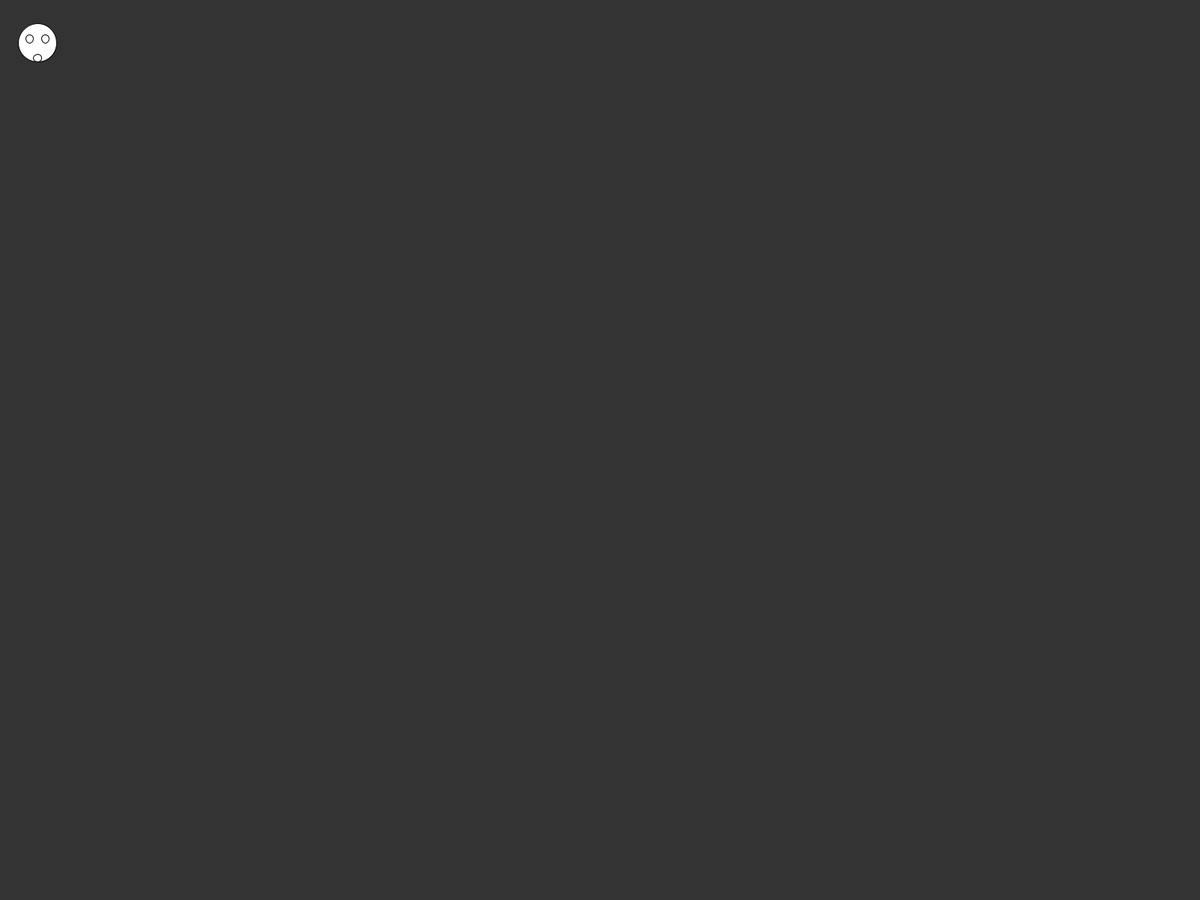
Frame 1 (no input)
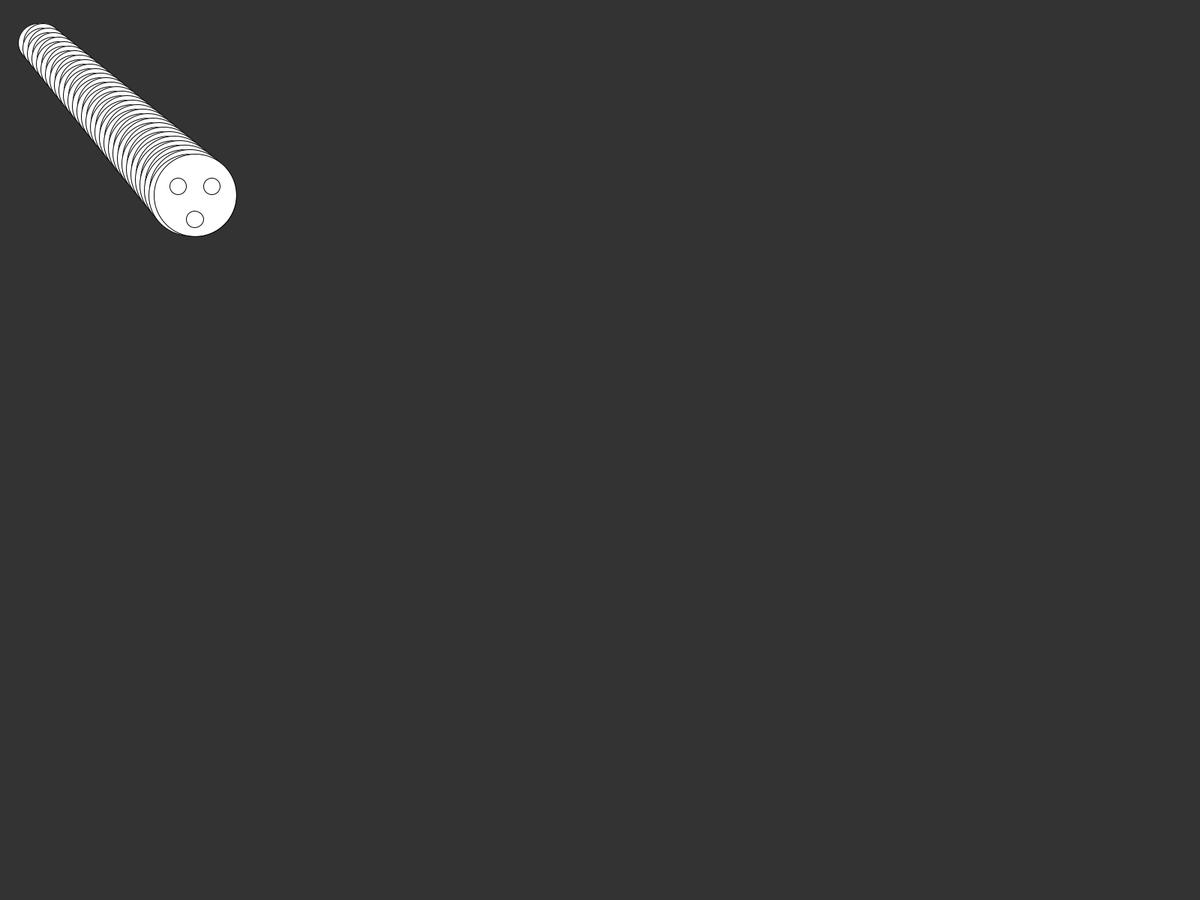
Frame 60 (the mouse pressed at the canvas centre just before this capture)
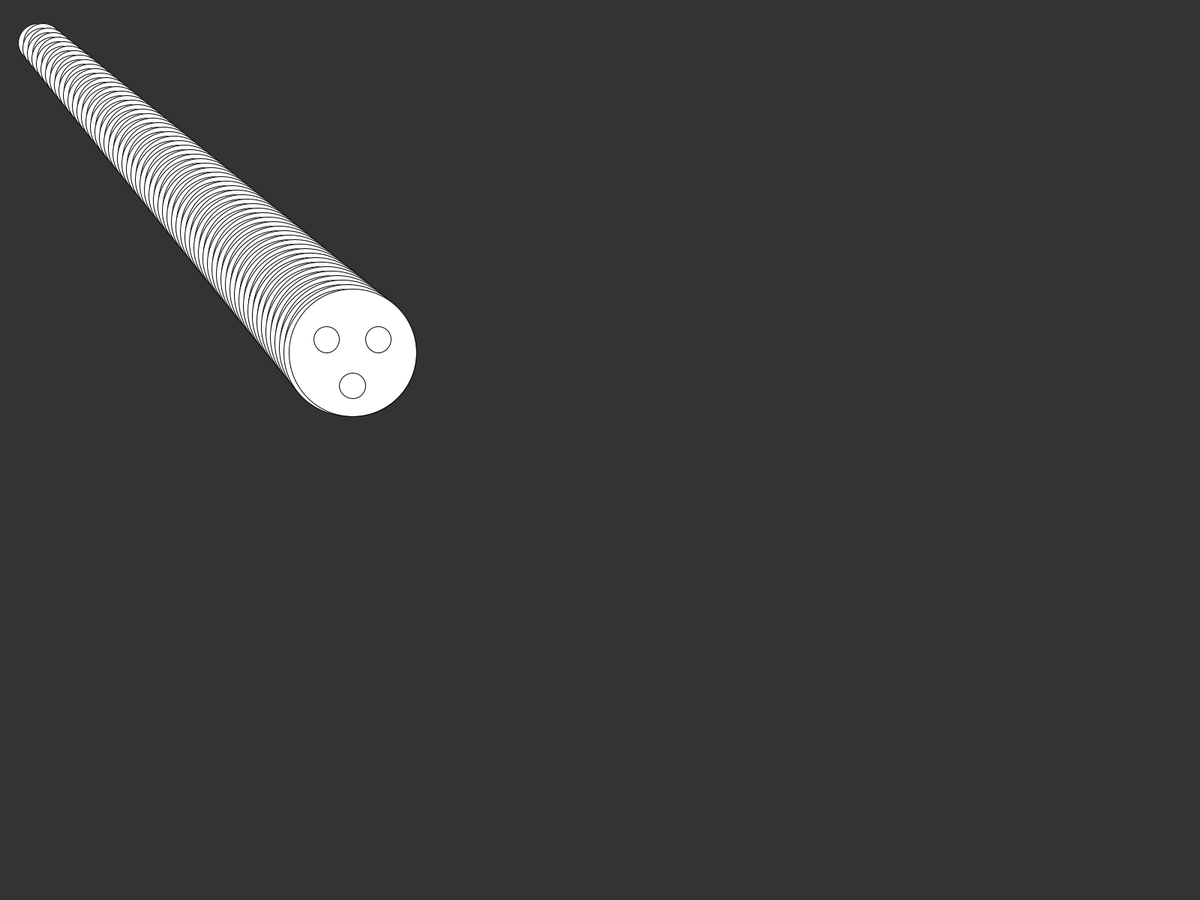
Frame 120 (the mouse held since frame 60 and released just before this capture)

The Processing sketch that drew these frames (run headless with seeded random() and noise(); from frame 60 on, the mouse is pressed at the canvas centre):

// Processing sketch: sketch_190814a
// ── sketch_190814a.pde

  float ellX;
  float ellY;
  float ellX2;
  float ellY2;
  float ellPosX;
  float ellPosY;
  float eye1;
  float eye2;
  float nose;
  float hMove;
  float vMove;
  float either;
void setup() { 
  fullScreen();
  background(51);

  ellX= 50;
  ellY = 50;
   ellX2= 10;
  ellY2 = 10;
  ellPosX = 50;
  ellPosY = 50;
  eye1 = 10;
  eye2= - 10;
  nose = 20;
  either = 1;
}


  
void draw(){
  hMove = 0;
  vMove = 0;

  if (either == 2) {
  ellPosX += 7 ;

  either = 1;
  }
  else
  {
  ellPosY += 7 ;
  either = 2;
  }
  ellX += 1;
  ellY += 1;
  ellX2 += 0.2;
  ellY2 += 0.2;
    eye1 += 0.2;
  eye2 -= 0.2;
  nose += 0.2;
  
  clear();
ellipse(ellPosX,ellPosY,ellX,ellY);
// Øjne
ellipse(ellPosX+eye1,ellPosY-eye1/2,ellX2,ellY2);
ellipse(ellPosX+eye2,ellPosY+eye2/2,ellX2,ellY2);
// Nose
ellipse(ellPosX,ellPosY+nose,ellX2,ellY2);
}
